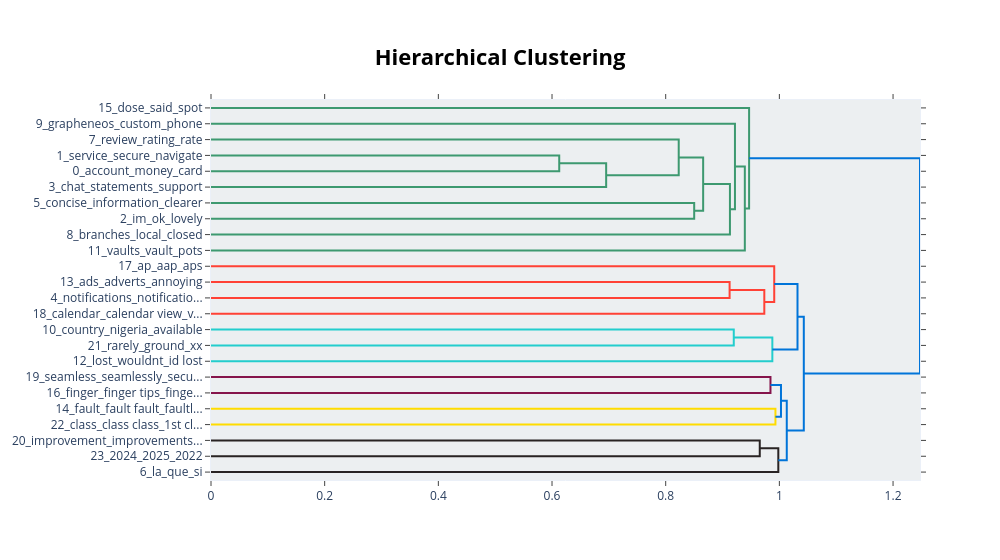

Notebook source saved alongside this figure:
### Code cell
# Visualize topics as a hierarchical tree
fig = unseed_try.visualize_hierarchy()
fig.show()

### Figure 1 — Plotly figure (JSON) as saved in the notebook; plotly's stock layout.template omitted (floating-point values rounded to 4 significant figures)
{"data": [{"hoverinfo": "text", "marker": {"color": "rgb(61,153,112)"}, "mode": "lines", "type": "scatter", "x": [0.0, 0.6127, 0.6127, 0.0], "xaxis": "x", "y": [-35.0, -35.0, -45.0, -45.0], "yaxis": "y"}, {"hoverinfo": "text", "marker": {"color": "rgb(61,153,112)"}, "mode": "lines", "type": "scatter", "x": [0.6127, 0.6952, 0.6952, 0.0], "xaxis": "x", "y": [-40.0, -40.0, -55.0, -55.0], "yaxis": "y"}, {"hoverinfo": "text", "marker": {"color": "rgb(61,153,112)"}, "mode": "lines", "type": "scatter", "x": [0.0, 0.8229, 0.8229, 0.6952], "xaxis": "x", "y": [-25.0, -25.0, -47.5, -47.5], "yaxis": "y"}, {"hoverinfo": "text", "marker": {"color": "rgb(61,153,112)"}, "mode": "lines", "type": "scatter", "x": [0.0, 0.8501, 0.8501, 0.0], "xaxis": "x", "y": [-65.0, -65.0, -75.0, -75.0], "yaxis": "y"}, {"hoverinfo": "text", "marker": {"color": "rgb(61,153,112)"}, "mode": "lines", "type": "scatter", "x": [0.8229, 0.8659, 0.8659, 0.8501], "xaxis": "x", "y": [-36.25, -36.25, -70.0, -70.0], "yaxis": "y"}, {"hoverinfo": "text", "marker": {"color": "rgb(61,153,112)"}, "mode": "lines", "type": "scatter", "x": [0.8659, 0.913, 0.913, 0.0], "xaxis": "x", "y": [-53.12, -53.12, -85.0, -85.0], "yaxis": "y"}, {"hoverinfo": "text", "marker": {"color": "rgb(61,153,112)"}, "mode": "lines", "type": "scatter", "x": [0.0, 0.9219, 0.9219, 0.913], "xaxis": "x", "y": [-15.0, -15.0, -69.06, -69.06], "yaxis": "y"}, {"hoverinfo": "text", "marker": {"color": "rgb(61,153,112)"}, "mode": "lines", "type": "scatter", "x": [0.9219, 0.9392, 0.9392, 0.0], "xaxis": "x", "y": [-42.03, -42.03, -95.0, -95.0], "yaxis": "y"}, {"hoverinfo": "text", "marker": {"color": "rgb(61,153,112)"}, "mode": "lines", "type": "scatter", "x": [0.0, 0.9467, 0.9467, 0.9392], "xaxis": "x", "y": [-5.0, -5.0, -68.52, -68.52], "yaxis": "y"}, {"hoverinfo": "text", "marker": {"color": "rgb(255,65,54)"}, "mode": "lines", "type": "scatter", "x": [0.0, 0.9124, 0.9124, 0.0], "xaxis": "x", "y": [-115.0, -115.0, -125.0, -125.0], "yaxis": "y"}, {"hoverinfo": "text", "marker": {"color": "rgb(255,65,54)"}, "mode": "lines", "type": "scatter", "x": [0.9124, 0.9735, 0.9735, 0.0], "xaxis": "x", "y": [-120.0, -120.0, -135.0, -135.0], "yaxis": "y"}, {"hoverinfo": "text", "marker": {"color": "rgb(255,65,54)"}, "mode": "lines", "type": "scatter", "x": [0.0, 0.991, 0.991, 0.9735], "xaxis": "x", "y": [-105.0, -105.0, -127.5, -127.5], "yaxis": "y"}, {"hoverinfo": "text", "marker": {"color": "rgb(35,205,205)"}, "mode": "lines", "type": "scatter", "x": [0.0, 0.9198, 0.9198, 0.0], "xaxis": "x", "y": [-145.0, -145.0, -155.0, -155.0], "yaxis": "y"}, {"hoverinfo": "text", "marker": {"color": "rgb(35,205,205)"}, "mode": "lines", "type": "scatter", "x": [0.9198, 0.9876, 0.9876, 0.0], "xaxis": "x", "y": [-150.0, -150.0, -165.0, -165.0], "yaxis": "y"}, {"hoverinfo": "text", "marker": {"color": "rgb(0,116,217)"}, "mode": "lines", "type": "scatter", "x": [0.991, 1.032, 1.032, 0.9876], "xaxis": "x", "y": [-116.2, -116.2, -157.5, -157.5], "yaxis": "y"}, {"hoverinfo": "text", "marker": {"color": "rgb(133,20,75)"}, "mode": "lines", "type": "scatter", "x": [0.0, 0.9843, 0.9843, 0.0], "xaxis": "x", "y": [-175.0, -175.0, -185.0, -185.0], "yaxis": "y"}, {"hoverinfo": "text", "marker": {"color": "rgb(255,220,0)"}, "mode": "lines", "type": "scatter", "x": [0.0, 0.9931, 0.9931, 0.0], "xaxis": "x", "y": [-195.0, -195.0, -205.0, -205.0], "yaxis": "y"}, {"hoverinfo": "text", "marker": {"color": "rgb(0,116,217)"}, "mode": "lines", "type": "scatter", "x": [0.9843, 1.003, 1.003, 0.9931], "xaxis": "x", "y": [-180.0, -180.0, -200.0, -200.0], "yaxis": "y"}, {"hoverinfo": "text", "marker": {"color": "rgb(40,35,35)"}, "mode": "lines", "type": "scatter", "x": [0.0, 0.9655, 0.9655, 0.0], "xaxis": "x", "y": [-215.0, -215.0, -225.0, -225.0], "yaxis": "y"}, {"hoverinfo": "text", "marker": {"color": "rgb(40,35,35)"}, "mode": "lines", "type": "scatter", "x": [0.9655, 0.9981, 0.9981, 0.0], "xaxis": "x", "y": [-220.0, -220.0, -235.0, -235.0], "yaxis": "y"}, {"hoverinfo": "text", "marker": {"color": "rgb(0,116,217)"}, "mode": "lines", "type": "scatter", "x": [1.003, 1.013, 1.013, 0.9981], "xaxis": "x", "y": [-190.0, -190.0, -227.5, -227.5], "yaxis": "y"}, {"hoverinfo": "text", "marker": {"color": "rgb(0,116,217)"}, "mode": "lines", "type": "scatter", "x": [1.032, 1.043, 1.043, 1.013], "xaxis": "x", "y": [-136.9, -136.9, -208.8, -208.8], "yaxis": "y"}, {"hoverinfo": "text", "marker": {"color": "rgb(0,116,217)"}, "mode": "lines", "type": "scatter", "x": [0.9467, 1.247, 1.247, 1.043], "xaxis": "x", "y": [-36.76, -36.76, -172.8, -172.8], "yaxis": "y"}], "layout": {"autosize": false, "height": 560, "hoverlabel": {"bgcolor": "white", "font": {"family": "Rockwell", "size": 16}}, "hovermode": "closest", "plot_bgcolor": "#ECEFF1", "showlegend": false, "title": {"font": {"color": "Black", "size": 22}, "text": "<b>Hierarchical Clustering</b>", "x": 0.5, "xanchor": "center", "yanchor": "top"}, "width": 1000, "xaxis": {"mirror": "allticks", "rangemode": "tozero", "showgrid": false, "showline": true, "showticklabels": true, "ticks": "outside", "type": "linear", "zeroline": false}, "yaxis": {"mirror": "allticks", "range": [-240, 0], "rangemode": "tozero", "showgrid": false, "showline": true, "showticklabels": true, "tickmode": "array", "ticks": "outside", "ticktext": ["15_dose_said_spot", "9_grapheneos_custom_phone", "7_review_rating_rate", "1_service_secure_navigate", "0_account_money_card", "3_chat_statements_support", "5_concise_information_clearer", "2_im_ok_lovely", "8_branches_local_closed", "11_vaults_vault_pots", "17_ap_aap_aps", "13_ads_adverts_annoying", "4_notifications_notificatio...", "18_calendar_calendar view_v...", "10_country_nigeria_available", "21_rarely_ground_xx", "12_lost_wouldnt_id lost", "19_seamless_seamlessly_secu...", "16_finger_finger tips_finge...", "14_fault_fault fault_faultl...", "22_class_class class_1st cl...", "20_improvement_improvements...", "23_2024_2025_2022", "6_la_que_si"], "tickvals": [-5, -15, -25, -35, -45, -55, -65, -75, -85, -95, -105, -115, -125, -135, -145, -155, -165, -175, -185, -195, -205, -215, -225, -235], "type": "linear", "zeroline": false}}}
